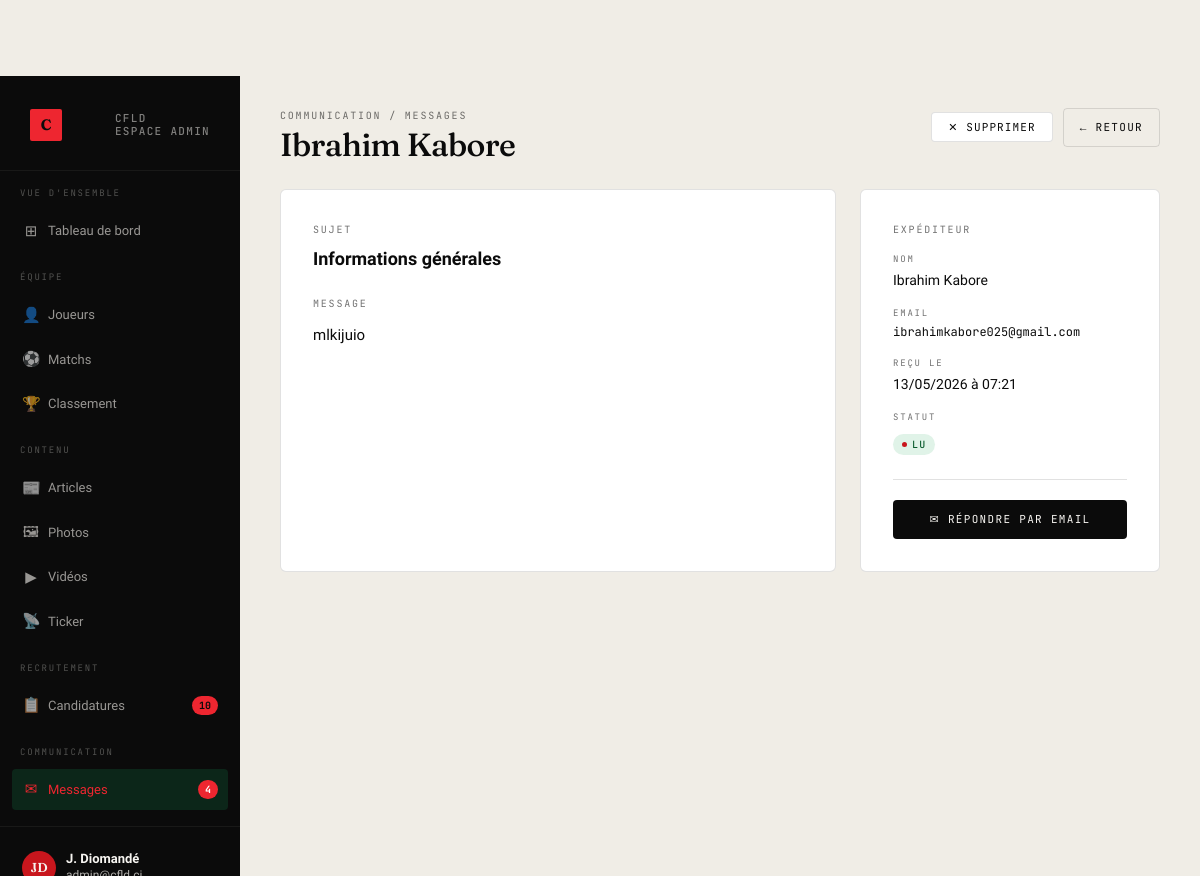
Screenshot of /admin-cfld/messages/5/ (signed in) with the database file from the repository.
### contact/models.py (models this page shows, shortened)
class Message(models.Model):
    SUJET_CHOICES = [
        ('info', 'Informations générales'),
        ('recrutement', 'Recrutement'),
        ('partenariat', 'Partenariat'),
        ('presse', 'Presse & médias'),
        ('autre', 'Autre'),
    ]
    nom = models.CharField(max_length=100)
    email = models.EmailField()
    sujet = models.CharField(max_length=15, choices=SUJET_CHOICES, default='info')
    message = models.TextField()
    date_envoi = models.DateTimeField(default=timezone.now)
    lu = models.BooleanField(default=False)
    class Meta:
        ordering = ['-date_envoi']
        verbose_name = 'Message'
        verbose_name_plural = 'Messages'

### recrutement/admin_views.py (the view)
# urls.py: path('messages/<int:pk>/',          v.admin_message_detail, name='admin_message_detail'),
@staff_required
def admin_message_detail(request, pk):
    msg = get_object_or_404(Message, pk=pk)
    if not msg.lu:
        msg.lu = True
        msg.save()
    ctx = _base_ctx(request, 'messages')
    ctx.update({'msg': msg})
    return render(request, 'admin_cfld/message_detail.html', ctx)

### recrutement/admin_views.py (called while the page is built)
def staff_required(view_func):
    @wraps(view_func)
    def wrapper(request, *args, **kwargs):
        if not request.user.is_authenticated or not request.user.is_staff:
            return redirect('login')
        return view_func(request, *args, **kwargs)
    return wrapper

def _base_ctx(request, section=''):
    return {
        'pending_count': Candidature.objects.filter(statut='pending').count(),
        'unread_count':  Message.objects.filter(lu=False).count(),
        'section':       section,
    }

### templates/admin_cfld/message_detail.html (shortened to what this page needs)
{% extends "admin_cfld/base.html" %}
{% block content %}
<div class="page-header">
  <div>
    <span class="eyebrow">Communication / Messages</span>
    <h1>{{ msg.nom }}</h1>
  </div>
  <div class="hd-actions">
    <button class="t-btn del" style="width:auto;padding:0 16px;font-family:var(--font-mono);font-size:11px;letter-spacing:.1em;text-transform:uppercase;" onclick="confirmDelete('{% url 'admin_message_delete' msg.pk %}', null, '{% url 'admin_messages' %}')">✕ Supprimer</button>
    <a href="{% url 'admin_messages' %}" style="padding:10px 16px;border:1px solid var(--line);border-radius:4px;font-family:var(--font-mono);font-size:11px;letter-spacing:.12em;text-transform:uppercase;text-decoration:none;color:var(--ink);">
      ← Retour
    </a>
  </div>
</div>
<div style="display:grid;grid-template-columns:1fr 300px;gap:24px;max-width:900px;">
  <div class="form-card">
    <div style="margin-bottom:24px;">
      <div style="font-family:var(--font-mono);font-size:10px;letter-spacing:.18em;text-transform:uppercase;color:var(--muted);margin-bottom:8px;">Sujet</div>
      <div style="font-size:18px;font-weight:600;">{{ msg.get_sujet_display }}</div>
    </div>
    <div>
      <div style="font-family:var(--font-mono);font-size:10px;letter-spacing:.18em;text-transform:uppercase;color:var(--muted);margin-bottom:12px;">Message</div>
      <div style="font-size:15px;line-height:1.7;white-space:pre-wrap;">{{ msg.message }}</div>
    </div>
  </div>
  <div>
    <div class="form-card" style="max-width:none;">
      <div style="font-family:var(--font-mono);font-size:10px;letter-spacing:.18em;text-transform:uppercase;color:var(--muted);margin-bottom:16px;">Expéditeur</div>
      <div style="display:grid;gap:16px;">
        <div>
          <div style="font-family:var(--font-mono);font-size:9px;letter-spacing:.2em;text-transform:uppercase;color:var(--muted);">Nom</div>
          <div style="font-size:14px;font-weight:500;margin-top:3px;">{{ msg.nom }}</div>
        </div>
        <div>
          <div style="font-family:var(--font-mono);font-size:9px;letter-spacing:.2em;text-transform:uppercase;color:var(--muted);">Email</div>
          <a href="mailto:{{ msg.email }}" style="font-size:14px;color:var(--ink);font-family:var(--font-mono);font-size:12px;margin-top:3px;display:block;">{{ msg.email }}</a>
        </div>
        <div>
          <div style="font-family:var(--font-mono);font-size:9px;letter-spacing:.2em;text-transform:uppercase;color:var(--muted);">Reçu le</div>
          <div style="font-size:14px;margin-top:3px;">{{ msg.date_envoi|date:"d/m/Y à H:i" }}</div>
        </div>
        <div>
          <div style="font-family:var(--font-mono);font-size:9px;letter-spacing:.2em;text-transform:uppercase;color:var(--muted);">Statut</div>
          <div style="margin-top:6px;">
            {% if msg.lu %}
              <span class="badge-status bs-accepted">Lu</span>
            {% else %}
              <span class="badge-status bs-pending">Non lu</span>
            {% endif %}
          </div>
        </div>
      </div>
      <div style="margin-top:24px;padding-top:20px;border-top:1px solid var(--line);">
        <a href="mailto:{{ msg.email }}?subject=Re: {{ msg.get_sujet_display }}" style="display:block;text-align:center;padding:11px 16px;background:var(--ink);color:var(--paper);border-radius:4px;font-family:var(--font-mono);font-size:11px;letter-spacing:.12em;text-transform:uppercase;text-decoration:none;">
          ✉ Répondre par email
        </a>
      </div>
    </div>
  </div>
</div>
{% endblock %}

### templates/admin_cfld/base.html (shortened to what this page needs)
{% load static %}
<!doctype html>
<html lang="fr">
<head>
<link rel="stylesheet" href="{% static 'style.css' %}">
</head>
<body>
<div class="admin-shell">
  <aside class="sidebar">
    <div class="sidebar-top">
      <a href="{% url 'admin_dashboard' %}" class="sidebar-brand">
        <span class="bm">C</span>
        <span class="bt">CFLD<br>Espace admin</span>
      </a>
    </div>
    <nav class="sidebar-nav">
      <div class="nav-section">Vue d'ensemble</div>
      <a href="{% url 'admin_dashboard' %}" {% if section == 'dashboard' %}class="active"{% endif %}>
        <span class="icon">⊞</span><span class="lbl">Tableau de bord</span>
      </a>
      <div class="nav-section">Équipe</div>
      <a href="{% url 'admin_joueurs' %}" {% if section == 'joueurs' %}class="active"{% endif %}>
        <span class="icon">👤</span><span class="lbl">Joueurs</span>
      </a>
      <a href="{% url 'admin_matchs' %}" {% if section == 'matchs' %}class="active"{% endif %}>
        <span class="icon">⚽</span><span class="lbl">Matchs</span>
      </a>
      <a href="{% url 'admin_classement' %}" {% if section == 'classement' %}class="active"{% endif %}>
        <span class="icon">🏆</span><span class="lbl">Classement</span>
      </a>
      <div class="nav-section">Contenu</div>
      <a href="{% url 'admin_articles' %}" {% if section == 'articles' %}class="active"{% endif %}>
        <span class="icon">📰</span><span class="lbl">Articles</span>
      </a>
      <a href="{% url 'admin_photos' %}" {% if section == 'photos' %}class="active"{% endif %}>
        <span class="icon">🖼</span><span class="lbl">Photos</span>
      </a>
      <a href="{% url 'admin_videos' %}" {% if section == 'videos' %}class="active"{% endif %}>
        <span class="icon">▶</span><span class="lbl">Vidéos</span>
      </a>
      <a href="{% url 'admin_ticker' %}" {% if section == 'ticker' %}class="active"{% endif %}>
        <span class="icon">📡</span><span class="lbl">Ticker</span>
      </a>
      <div class="nav-section">Recrutement</div>
      <a href="{% url 'admin_candidatures' %}" {% if section == 'candidatures' %}class="active"{% endif %}>
        <span class="icon">📋</span><span class="lbl">Candidatures</span>
        {% if pending_count %}<span class="badge">{{ pending_count }}</span>{% endif %}
      </a>
      <div class="nav-section">Communication</div>
      <a href="{% url 'admin_messages' %}" {% if section == 'messages' %}class="active"{% endif %}>
        <span class="icon">✉</span><span class="lbl">Messages</span>
        {% if unread_count %}<span class="badge red">{{ unread_count }}</span>{% endif %}
      </a>
    </nav>
    <div class="sidebar-footer">
      <div class="sidebar-user">
        <div class="av">{{ request.user.first_name|slice:":1"|upper }}{{ request.user.last_name|slice:":1"|upper }}</div>
        <div class="info">
          <strong>{{ request.user.get_full_name|default:request.user.username }}</strong>
        </div>
      </div>
    </div>
  </aside>
  <main class="admin-main">
    {% block content %}{% endblock %}
  </main>
</div>
</body>
</html>

### assets/style.css (style rules this page uses)
:root { --green: #c8161d; --green-deep: #8a0d12; --green-bright: #ee2630; --ink: #0b0b0b; --paper: #f7f5f1; --paper-2: #ebe7dc; --line: rgba(11,11,11,0.12); --line-strong: rgba(11,11,11,0.85); --muted: rgba(11,11,11,0.58); --font-display: "Fraunces", "Times New Roman", serif; --font-text: "Inter Tight", "Helvetica Neue", Arial, sans-serif; --font-mono: "JetBrains Mono", "Menlo", monospace; --display-tracking: -0.02em; --display-weight: 500; --display-italic: 0; }
* { box-sizing: border-box; }
html, body { margin: 0; padding: 0; overflow-x: hidden; }
body { font-family: var(--font-text); color: var(--ink); background: var(--paper); -webkit-font-smoothing: antialiased; text-rendering: optimizeLegibility; line-height: 1.5; }
a { color: inherit; text-decoration: none; }
button { font: inherit; cursor: pointer; border: 0; background: none; color: inherit; }
.display, h1, h2, h3 { font-family: var(--font-display); font-weight: var(--display-weight); letter-spacing: var(--display-tracking); font-style: var(--display-italic) ? italic : normal; line-height: 1.02; margin: 0; }
h1 { font-size: clamp(56px, 8vw, 132px); }
.eyebrow { font-family: var(--font-mono); font-size: 11px; letter-spacing: 0.18em; text-transform: uppercase; color: var(--muted); }
body { padding-top: 76px; }

### rows the page displays
Message: nom "Ibrahim Kabore", sujet "Informations générales", message "mlkijuio", email "ibrahimkabore025@gmail.com", date_envoi "13/05/2026 à 07:21"

### other values shown
{{ pending_count }} "10"
{{ unread_count }} "4"
{{ request.user.first_name|slice:":1"|upper }} "J"
{{ request.user.last_name|slice:":1"|upper }} "D"
{{ request.user.get_full_name|default:request.user.username }} "J. Diomandé"
